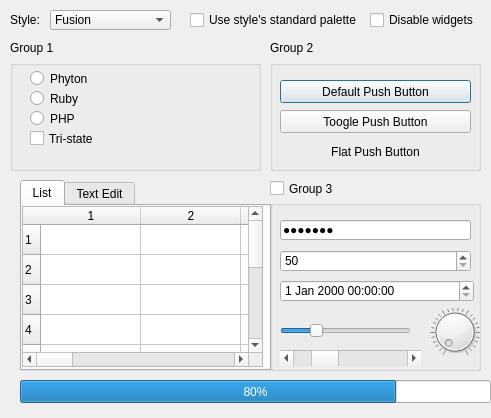
<?xml version="1.0" encoding="UTF-8"?>
<ui version="4.0">
 <class>Form</class>
 <widget class="QWidget" name="Form">
  <property name="geometry">
   <rect>
    <x>0</x>
    <y>0</y>
    <width>491</width>
    <height>418</height>
   </rect>
  </property>
  <property name="windowTitle">
   <string>Form</string>
  </property>
  <widget class="QLabel" name="label_4">
   <property name="geometry">
    <rect>
     <x>10</x>
     <y>10</y>
     <width>79</width>
     <height>19</height>
    </rect>
   </property>
   <property name="text">
    <string>Style: </string>
   </property>
  </widget>
  <widget class="QComboBox" name="comboBox_4">
   <property name="geometry">
    <rect>
     <x>50</x>
     <y>10</y>
     <width>121</width>
     <height>20</height>
    </rect>
   </property>
   <item>
    <property name="text">
     <string>Fusion</string>
    </property>
   </item>
   <item>
    <property name="text">
     <string>Gartic</string>
    </property>
   </item>
  </widget>
  <widget class="QCheckBox" name="checkBox_2">
   <property name="geometry">
    <rect>
     <x>190</x>
     <y>10</y>
     <width>231</width>
     <height>20</height>
    </rect>
   </property>
   <property name="text">
    <string>Use style's standard palette</string>
   </property>
  </widget>
  <widget class="QGroupBox" name="groupBox">
   <property name="geometry">
    <rect>
     <x>10</x>
     <y>60</y>
     <width>251</width>
     <height>111</height>
    </rect>
   </property>
   <property name="title">
    <string/>
   </property>
   <widget class="QRadioButton" name="radioButton">
    <property name="geometry">
     <rect>
      <x>20</x>
      <y>10</y>
      <width>82</width>
      <height>17</height>
     </rect>
    </property>
    <property name="text">
     <string>Phyton</string>
    </property>
   </widget>
   <widget class="QRadioButton" name="radioButton_2">
    <property name="geometry">
     <rect>
      <x>20</x>
      <y>30</y>
      <width>82</width>
      <height>17</height>
     </rect>
    </property>
    <property name="text">
     <string>Ruby</string>
    </property>
   </widget>
   <widget class="QRadioButton" name="radioButton_3">
    <property name="geometry">
     <rect>
      <x>20</x>
      <y>50</y>
      <width>82</width>
      <height>17</height>
     </rect>
    </property>
    <property name="text">
     <string>PHP</string>
    </property>
   </widget>
   <widget class="QCheckBox" name="checkBox_4">
    <property name="geometry">
     <rect>
      <x>20</x>
      <y>70</y>
      <width>70</width>
      <height>17</height>
     </rect>
    </property>
    <property name="inputMethodHints">
     <set>Qt::ImhNone</set>
    </property>
    <property name="text">
     <string>Tri-state</string>
    </property>
    <property name="checkable">
     <bool>false</bool>
    </property>
    <property name="tristate">
     <bool>true</bool>
    </property>
   </widget>
  </widget>
  <widget class="QLabel" name="label">
   <property name="geometry">
    <rect>
     <x>10</x>
     <y>40</y>
     <width>61</width>
     <height>16</height>
    </rect>
   </property>
   <property name="text">
    <string>Group 1</string>
   </property>
  </widget>
  <widget class="QCheckBox" name="checkBox">
   <property name="geometry">
    <rect>
     <x>270</x>
     <y>180</y>
     <width>70</width>
     <height>17</height>
    </rect>
   </property>
   <property name="text">
    <string>Group 3</string>
   </property>
  </widget>
  <widget class="QGroupBox" name="groupBox_2">
   <property name="geometry">
    <rect>
     <x>270</x>
     <y>200</y>
     <width>211</width>
     <height>171</height>
    </rect>
   </property>
   <property name="title">
    <string/>
   </property>
   <widget class="QSpinBox" name="spinBox">
    <property name="geometry">
     <rect>
      <x>10</x>
      <y>50</y>
      <width>191</width>
      <height>22</height>
     </rect>
    </property>
    <property name="minimum">
     <number>50</number>
    </property>
   </widget>
   <widget class="QDateTimeEdit" name="dateTimeEdit">
    <property name="geometry">
     <rect>
      <x>10</x>
      <y>80</y>
      <width>194</width>
      <height>22</height>
     </rect>
    </property>
   </widget>
   <widget class="QScrollBar" name="horizontalScrollBar">
    <property name="geometry">
     <rect>
      <x>10</x>
      <y>150</y>
      <width>141</width>
      <height>16</height>
     </rect>
    </property>
    <property name="value">
     <number>20</number>
    </property>
    <property name="orientation">
     <enum>Qt::Horizontal</enum>
    </property>
   </widget>
   <widget class="QDial" name="dial">
    <property name="geometry">
     <rect>
      <x>160</x>
      <y>100</y>
      <width>50</width>
      <height>64</height>
     </rect>
    </property>
    <property name="wrapping">
     <bool>false</bool>
    </property>
    <property name="notchesVisible">
     <bool>true</bool>
    </property>
   </widget>
   <widget class="QSlider" name="horizontalSlider">
    <property name="geometry">
     <rect>
      <x>10</x>
      <y>120</y>
      <width>131</width>
      <height>22</height>
     </rect>
    </property>
    <property name="minimum">
     <number>0</number>
    </property>
    <property name="maximum">
     <number>100</number>
    </property>
    <property name="value">
     <number>25</number>
    </property>
    <property name="tracking">
     <bool>true</bool>
    </property>
    <property name="orientation">
     <enum>Qt::Horizontal</enum>
    </property>
    <property name="invertedAppearance">
     <bool>false</bool>
    </property>
    <property name="invertedControls">
     <bool>true</bool>
    </property>
    <property name="tickPosition">
     <enum>QSlider::NoTicks</enum>
    </property>
    <property name="tickInterval">
     <number>7</number>
    </property>
   </widget>
   <widget class="QLineEdit" name="lineEdit">
    <property name="geometry">
     <rect>
      <x>10</x>
      <y>20</y>
      <width>191</width>
      <height>20</height>
     </rect>
    </property>
    <property name="text">
     <string>mendoan</string>
    </property>
    <property name="echoMode">
     <enum>QLineEdit::Password</enum>
    </property>
   </widget>
  </widget>
  <widget class="QLabel" name="label_2">
   <property name="geometry">
    <rect>
     <x>270</x>
     <y>40</y>
     <width>61</width>
     <height>16</height>
    </rect>
   </property>
   <property name="text">
    <string>Group 2</string>
   </property>
  </widget>
  <widget class="QGroupBox" name="groupBox_3">
   <property name="geometry">
    <rect>
     <x>270</x>
     <y>60</y>
     <width>211</width>
     <height>111</height>
    </rect>
   </property>
   <property name="title">
    <string/>
   </property>
   <widget class="QPushButton" name="pushButton">
    <property name="geometry">
     <rect>
      <x>10</x>
      <y>20</y>
      <width>191</width>
      <height>23</height>
     </rect>
    </property>
    <property name="text">
     <string>Default Push Button</string>
    </property>
    <property name="autoDefault">
     <bool>false</bool>
    </property>
    <property name="default">
     <bool>true</bool>
    </property>
    <property name="flat">
     <bool>false</bool>
    </property>
   </widget>
   <widget class="QPushButton" name="pushButton_2">
    <property name="geometry">
     <rect>
      <x>10</x>
      <y>50</y>
      <width>191</width>
      <height>23</height>
     </rect>
    </property>
    <property name="text">
     <string>Toogle Push Button</string>
    </property>
    <property name="autoDefault">
     <bool>false</bool>
    </property>
    <property name="default">
     <bool>false</bool>
    </property>
    <property name="flat">
     <bool>false</bool>
    </property>
   </widget>
   <widget class="QPushButton" name="pushButton_3">
    <property name="geometry">
     <rect>
      <x>10</x>
      <y>80</y>
      <width>191</width>
      <height>23</height>
     </rect>
    </property>
    <property name="text">
     <string>Flat Push Button</string>
    </property>
    <property name="autoDefault">
     <bool>false</bool>
    </property>
    <property name="default">
     <bool>true</bool>
    </property>
    <property name="flat">
     <bool>true</bool>
    </property>
   </widget>
  </widget>
  <widget class="QTabWidget" name="tabWidget">
   <property name="geometry">
    <rect>
     <x>20</x>
     <y>180</y>
     <width>251</width>
     <height>191</height>
    </rect>
   </property>
   <property name="currentIndex">
    <number>0</number>
   </property>
   <widget class="QWidget" name="widget">
    <attribute name="title">
     <string>List</string>
    </attribute>
    <widget class="QTableWidget" name="tableWidget">
     <property name="geometry">
      <rect>
       <x>0</x>
       <y>0</y>
       <width>241</width>
       <height>161</height>
      </rect>
     </property>
     <property name="dragEnabled">
      <bool>false</bool>
     </property>
     <property name="sortingEnabled">
      <bool>false</bool>
     </property>
     <attribute name="horizontalHeaderCascadingSectionResizes">
      <bool>false</bool>
     </attribute>
     <attribute name="horizontalHeaderShowSortIndicator" stdset="0">
      <bool>false</bool>
     </attribute>
     <attribute name="horizontalHeaderStretchLastSection">
      <bool>false</bool>
     </attribute>
     <row>
      <property name="text">
       <string>1</string>
      </property>
     </row>
     <row>
      <property name="text">
       <string>2</string>
      </property>
     </row>
     <row>
      <property name="text">
       <string>3</string>
      </property>
     </row>
     <row>
      <property name="text">
       <string>4</string>
      </property>
     </row>
     <row>
      <property name="text">
       <string>5</string>
      </property>
     </row>
     <row>
      <property name="text">
       <string>6</string>
      </property>
     </row>
     <row>
      <property name="text">
       <string>7</string>
      </property>
     </row>
     <row>
      <property name="text">
       <string>8</string>
      </property>
     </row>
     <row>
      <property name="text">
       <string>9</string>
      </property>
     </row>
     <row>
      <property name="text">
       <string>10</string>
      </property>
     </row>
     <column>
      <property name="text">
       <string>1</string>
      </property>
     </column>
     <column>
      <property name="text">
       <string>2</string>
      </property>
     </column>
     <column>
      <property name="text">
       <string>3</string>
      </property>
     </column>
     <column>
      <property name="text">
       <string>4</string>
      </property>
     </column>
     <column>
      <property name="text">
       <string>5</string>
      </property>
     </column>
     <column>
      <property name="text">
       <string>6</string>
      </property>
     </column>
     <column>
      <property name="text">
       <string>7</string>
      </property>
     </column>
     <column>
      <property name="text">
       <string>8</string>
      </property>
     </column>
     <column>
      <property name="text">
       <string>9</string>
      </property>
     </column>
     <column>
      <property name="text">
       <string>10</string>
      </property>
     </column>
     <column>
      <property name="text">
       <string>11</string>
      </property>
     </column>
    </widget>
   </widget>
   <widget class="QWidget" name="tab_2">
    <attribute name="title">
     <string>Text Edit</string>
    </attribute>
    <widget class="QTableWidget" name="tableWidget_2">
     <property name="geometry">
      <rect>
       <x>0</x>
       <y>0</y>
       <width>221</width>
       <height>151</height>
      </rect>
     </property>
     <property name="dragEnabled">
      <bool>false</bool>
     </property>
     <property name="sortingEnabled">
      <bool>false</bool>
     </property>
     <attribute name="horizontalHeaderCascadingSectionResizes">
      <bool>false</bool>
     </attribute>
     <attribute name="horizontalHeaderShowSortIndicator" stdset="0">
      <bool>false</bool>
     </attribute>
     <attribute name="horizontalHeaderStretchLastSection">
      <bool>false</bool>
     </attribute>
     <row>
      <property name="text">
       <string>1</string>
      </property>
     </row>
     <row>
      <property name="text">
       <string>2</string>
      </property>
     </row>
     <row>
      <property name="text">
       <string>3</string>
      </property>
     </row>
     <row>
      <property name="text">
       <string>4</string>
      </property>
     </row>
     <row>
      <property name="text">
       <string>5</string>
      </property>
     </row>
     <row>
      <property name="text">
       <string>6</string>
      </property>
     </row>
     <row>
      <property name="text">
       <string>7</string>
      </property>
     </row>
     <row>
      <property name="text">
       <string>8</string>
      </property>
     </row>
     <row>
      <property name="text">
       <string>9</string>
      </property>
     </row>
     <row>
      <property name="text">
       <string>10</string>
      </property>
     </row>
     <column>
      <property name="text">
       <string>1</string>
      </property>
     </column>
     <column>
      <property name="text">
       <string>2</string>
      </property>
     </column>
     <column>
      <property name="text">
       <string>3</string>
      </property>
     </column>
     <column>
      <property name="text">
       <string>4</string>
      </property>
     </column>
     <column>
      <property name="text">
       <string>5</string>
      </property>
     </column>
     <column>
      <property name="text">
       <string>6</string>
      </property>
     </column>
     <column>
      <property name="text">
       <string>7</string>
      </property>
     </column>
     <column>
      <property name="text">
       <string>8</string>
      </property>
     </column>
     <column>
      <property name="text">
       <string>9</string>
      </property>
     </column>
     <column>
      <property name="text">
       <string>10</string>
      </property>
     </column>
     <column>
      <property name="text">
       <string>11</string>
      </property>
     </column>
    </widget>
   </widget>
  </widget>
  <widget class="QProgressBar" name="progressBar">
   <property name="geometry">
    <rect>
     <x>20</x>
     <y>380</y>
     <width>471</width>
     <height>23</height>
    </rect>
   </property>
   <property name="autoFillBackground">
    <bool>false</bool>
   </property>
   <property name="value">
    <number>80</number>
   </property>
   <property name="alignment">
    <set>Qt::AlignCenter</set>
   </property>
   <property name="textVisible">
    <bool>true</bool>
   </property>
   <property name="orientation">
    <enum>Qt::Horizontal</enum>
   </property>
   <property name="invertedAppearance">
    <bool>false</bool>
   </property>
   <property name="textDirection">
    <enum>QProgressBar::BottomToTop</enum>
   </property>
   <property name="format">
    <string>%p%</string>
   </property>
  </widget>
  <widget class="QWidget" name="verticalLayoutWidget">
   <property name="geometry">
    <rect>
     <x>370</x>
     <y>10</y>
     <width>121</width>
     <height>20</height>
    </rect>
   </property>
   <layout class="QVBoxLayout" name="verticalLayout">
    <item>
     <widget class="QCheckBox" name="checkBox_3">
      <property name="text">
       <string>Disable widgets</string>
      </property>
     </widget>
    </item>
   </layout>
  </widget>
 </widget>
 <resources/>
 <connections/>
</ui>
